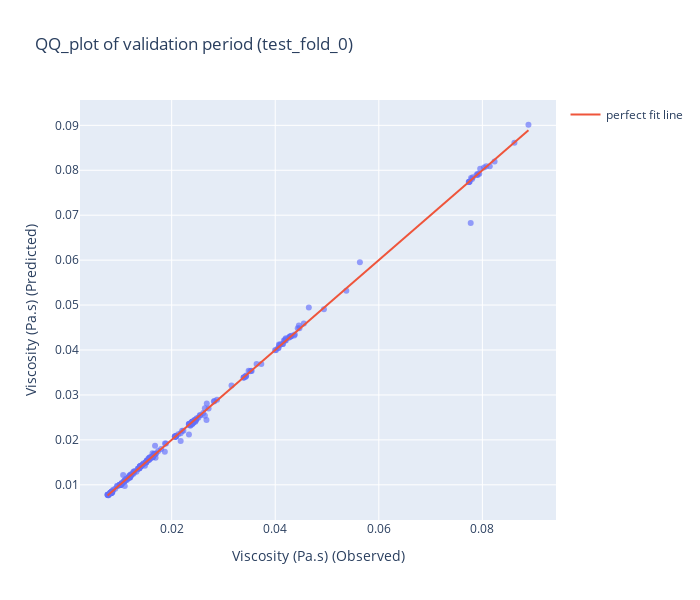
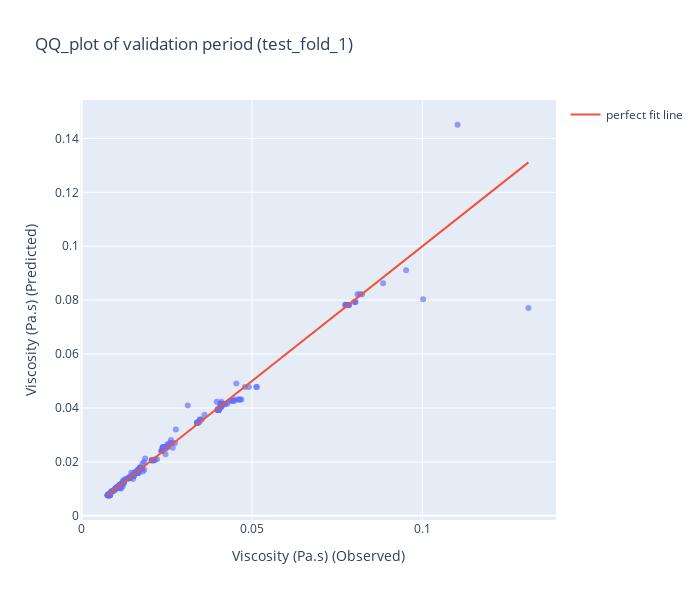
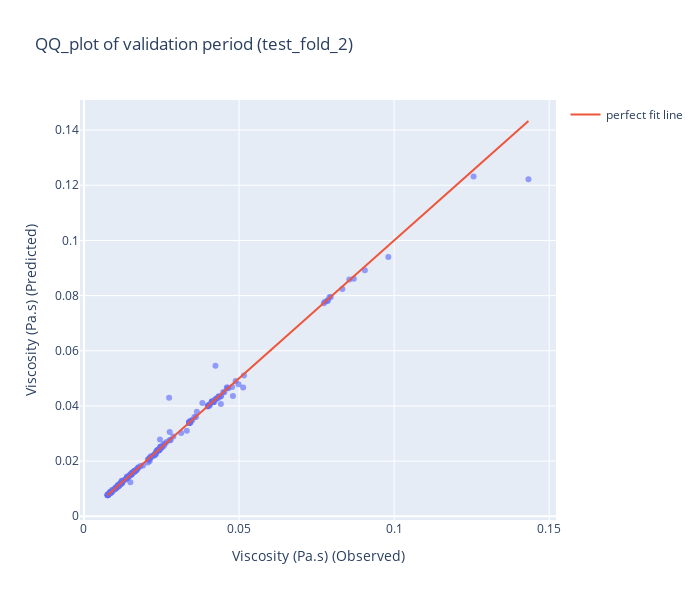
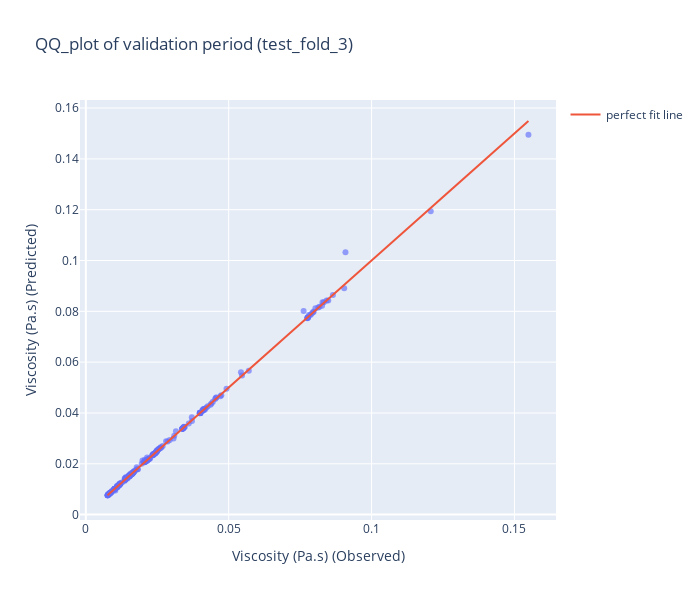

Here is the notebook cell these charts were saved with, in order:
### Markdown cell above
## Validation scores

### Code cell
for temp in temp_values:
    config = {
        "toImageButtonOptions": {
            "scale": 6,  # Multiply title/legend/axis/canvas sizes by this factor
        }
    }
    graph_perf[temp]["validation_scores"].update_layout(width=700, height=600).show(config = config)

### Figure 1 — Plotly figure (JSON) as saved in the notebook; plotly's stock layout.template omitted (floating-point values rounded to 4 significant figures; data arrays with more than 128 entries replaced by an {"elided": "..."} marker saying what was removed)
{"data": [{"customdata": {"elided": "258x3 float values"}, "hovertemplate": "Viscosity (Pa.s) (Observed)=%{x}<br>Viscosity (Pa.s) (Predicted)=%{y}<br>Shear rate (1/s)=%{customdata[0]}<br>Temperature (°C)=%{customdata[1]}<br>Liquid density (20°C)=%{customdata[2]}<extra></extra>", "legendgroup": "", "marker": {"color": "#636efa", "opacity": 0.65, "symbol": "circle"}, "mode": "markers", "name": "", "orientation": "v", "showlegend": false, "type": "scatter", "x": {"elided": "258 float values"}, "xaxis": "x", "y": {"elided": "258 float values"}, "yaxis": "y"}, {"mode": "lines", "name": "perfect fit line", "type": "scatter", "x": [0.007618, 0.0889], "y": [0.007618, 0.0889]}], "layout": {"height": 600, "legend": {"tracegroupgap": 0}, "title": {"text": "QQ_plot of validation period (test_fold_0)"}, "width": 700, "xaxis": {"anchor": "y", "domain": [0, 1], "title": {"text": "Viscosity (Pa.s) (Observed)"}}, "yaxis": {"anchor": "x", "domain": [0, 1], "title": {"text": "Viscosity (Pa.s) (Predicted)"}}}}

### Figure 2 — Plotly figure (JSON) as saved in the notebook; plotly's stock layout.template omitted (floating-point values rounded to 4 significant figures; data arrays with more than 128 entries replaced by an {"elided": "..."} marker saying what was removed)
{"data": [{"customdata": {"elided": "258x3 float values"}, "hovertemplate": "Viscosity (Pa.s) (Observed)=%{x}<br>Viscosity (Pa.s) (Predicted)=%{y}<br>Shear rate (1/s)=%{customdata[0]}<br>Temperature (°C)=%{customdata[1]}<br>Liquid density (20°C)=%{customdata[2]}<extra></extra>", "legendgroup": "", "marker": {"color": "#636efa", "opacity": 0.65, "symbol": "circle"}, "mode": "markers", "name": "", "orientation": "v", "showlegend": false, "type": "scatter", "x": {"elided": "258 float values"}, "xaxis": "x", "y": {"elided": "258 float values"}, "yaxis": "y"}, {"mode": "lines", "name": "perfect fit line", "type": "scatter", "x": [0.00763, 0.1311], "y": [0.00763, 0.1311]}], "layout": {"height": 600, "legend": {"tracegroupgap": 0}, "title": {"text": "QQ_plot of validation period (test_fold_1)"}, "width": 700, "xaxis": {"anchor": "y", "domain": [0, 1], "title": {"text": "Viscosity (Pa.s) (Observed)"}}, "yaxis": {"anchor": "x", "domain": [0, 1], "title": {"text": "Viscosity (Pa.s) (Predicted)"}}}}

### Figure 3 — Plotly figure (JSON) as saved in the notebook; plotly's stock layout.template omitted (floating-point values rounded to 4 significant figures; data arrays with more than 128 entries replaced by an {"elided": "..."} marker saying what was removed)
{"data": [{"customdata": {"elided": "258x3 float values"}, "hovertemplate": "Viscosity (Pa.s) (Observed)=%{x}<br>Viscosity (Pa.s) (Predicted)=%{y}<br>Shear rate (1/s)=%{customdata[0]}<br>Temperature (°C)=%{customdata[1]}<br>Liquid density (20°C)=%{customdata[2]}<extra></extra>", "legendgroup": "", "marker": {"color": "#636efa", "opacity": 0.65, "symbol": "circle"}, "mode": "markers", "name": "", "orientation": "v", "showlegend": false, "type": "scatter", "x": {"elided": "258 float values"}, "xaxis": "x", "y": {"elided": "258 float values"}, "yaxis": "y"}, {"mode": "lines", "name": "perfect fit line", "type": "scatter", "x": [0.007595, 0.1433], "y": [0.007595, 0.1433]}], "layout": {"height": 600, "legend": {"tracegroupgap": 0}, "title": {"text": "QQ_plot of validation period (test_fold_2)"}, "width": 700, "xaxis": {"anchor": "y", "domain": [0, 1], "title": {"text": "Viscosity (Pa.s) (Observed)"}}, "yaxis": {"anchor": "x", "domain": [0, 1], "title": {"text": "Viscosity (Pa.s) (Predicted)"}}}}

### Figure 4 — Plotly figure (JSON) as saved in the notebook; plotly's stock layout.template omitted (floating-point values rounded to 4 significant figures; data arrays with more than 128 entries replaced by an {"elided": "..."} marker saying what was removed)
{"data": [{"customdata": {"elided": "258x3 float values"}, "hovertemplate": "Viscosity (Pa.s) (Observed)=%{x}<br>Viscosity (Pa.s) (Predicted)=%{y}<br>Shear rate (1/s)=%{customdata[0]}<br>Temperature (°C)=%{customdata[1]}<br>Liquid density (20°C)=%{customdata[2]}<extra></extra>", "legendgroup": "", "marker": {"color": "#636efa", "opacity": 0.65, "symbol": "circle"}, "mode": "markers", "name": "", "orientation": "v", "showlegend": false, "type": "scatter", "x": {"elided": "258 float values"}, "xaxis": "x", "y": {"elided": "258 float values"}, "yaxis": "y"}, {"mode": "lines", "name": "perfect fit line", "type": "scatter", "x": [0.007609, 0.1549], "y": [0.007609, 0.1549]}], "layout": {"height": 600, "legend": {"tracegroupgap": 0}, "title": {"text": "QQ_plot of validation period (test_fold_3)"}, "width": 700, "xaxis": {"anchor": "y", "domain": [0, 1], "title": {"text": "Viscosity (Pa.s) (Observed)"}}, "yaxis": {"anchor": "x", "domain": [0, 1], "title": {"text": "Viscosity (Pa.s) (Predicted)"}}}}
